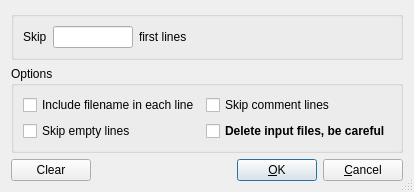
<?xml version="1.0" encoding="UTF-8"?>
<ui version="4.0">
 <class>ConcatenateFilesOptionsDialog</class>
 <widget class="QDialog" name="ConcatenateFilesOptionsDialog">
  <property name="geometry">
   <rect>
    <x>0</x>
    <y>0</y>
    <width>381</width>
    <height>168</height>
   </rect>
  </property>
  <property name="windowTitle">
   <string>Concatenate files dialog</string>
  </property>
  <property name="sizeGripEnabled">
   <bool>true</bool>
  </property>
  <layout class="QGridLayout" name="gridLayout_3">
   <item row="0" column="0">
    <widget class="QGroupBox" name="groupBox">
     <property name="title">
      <string/>
     </property>
     <layout class="QGridLayout" name="gridLayout">
      <item row="0" column="0">
       <widget class="QLabel" name="label">
        <property name="text">
         <string>Skip</string>
        </property>
       </widget>
      </item>
      <item row="0" column="1">
       <widget class="QLineEdit" name="SkipNStartLines_lineEdit">
        <property name="maximumSize">
         <size>
          <width>80</width>
          <height>16777215</height>
         </size>
        </property>
       </widget>
      </item>
      <item row="0" column="2">
       <widget class="QLabel" name="label_2">
        <property name="text">
         <string>first lines</string>
        </property>
       </widget>
      </item>
      <item row="0" column="3">
       <spacer name="horizontalSpacer_2">
        <property name="orientation">
         <enum>Qt::Horizontal</enum>
        </property>
        <property name="sizeHint" stdset="0">
         <size>
          <width>46</width>
          <height>20</height>
         </size>
        </property>
       </spacer>
      </item>
     </layout>
    </widget>
   </item>
   <item row="1" column="0">
    <widget class="QGroupBox" name="groupBox_3">
     <property name="title">
      <string>Options</string>
     </property>
     <layout class="QGridLayout" name="gridLayout_2">
      <item row="0" column="0">
       <widget class="QCheckBox" name="IncludeFilename_checkBox">
        <property name="text">
         <string>Include filename in each line</string>
        </property>
       </widget>
      </item>
      <item row="0" column="1">
       <widget class="QCheckBox" name="SkipCommentLines_checkBox">
        <property name="text">
         <string>Skip comment lines</string>
        </property>
       </widget>
      </item>
      <item row="1" column="0">
       <widget class="QCheckBox" name="SkipEmptyLines_checkBox">
        <property name="text">
         <string>Skip empty lines</string>
        </property>
       </widget>
      </item>
      <item row="1" column="1">
       <widget class="QCheckBox" name="DeleteInputFile_checkBox">
        <property name="font">
         <font>
          <weight>75</weight>
          <bold>true</bold>
         </font>
        </property>
        <property name="text">
         <string>Delete input files, be careful</string>
        </property>
       </widget>
      </item>
     </layout>
    </widget>
   </item>
   <item row="2" column="0">
    <layout class="QHBoxLayout" name="horizontalLayout">
     <item>
      <widget class="QPushButton" name="ClearAll_pushButton">
       <property name="text">
        <string>Clear</string>
       </property>
      </widget>
     </item>
     <item>
      <spacer name="horizontalSpacer">
       <property name="orientation">
        <enum>Qt::Horizontal</enum>
       </property>
       <property name="sizeHint" stdset="0">
        <size>
         <width>40</width>
         <height>20</height>
        </size>
       </property>
      </spacer>
     </item>
     <item>
      <widget class="QPushButton" name="OK_pushButton">
       <property name="text">
        <string>&amp;OK</string>
       </property>
       <property name="default">
        <bool>true</bool>
       </property>
      </widget>
     </item>
     <item>
      <widget class="QPushButton" name="Cancel_pushButton">
       <property name="text">
        <string>&amp;Cancel</string>
       </property>
      </widget>
     </item>
    </layout>
   </item>
  </layout>
 </widget>
 <tabstops>
  <tabstop>SkipNStartLines_lineEdit</tabstop>
  <tabstop>IncludeFilename_checkBox</tabstop>
  <tabstop>SkipCommentLines_checkBox</tabstop>
  <tabstop>SkipEmptyLines_checkBox</tabstop>
  <tabstop>DeleteInputFile_checkBox</tabstop>
  <tabstop>ClearAll_pushButton</tabstop>
  <tabstop>OK_pushButton</tabstop>
  <tabstop>Cancel_pushButton</tabstop>
 </tabstops>
 <resources/>
 <connections/>
</ui>
